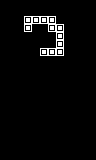

A level layout from a 2D game, rendered from its tile map. Below: a short description, then the map file with tile-grid data replaced by summaries:
An orthogonal 12x20 tile map with 8x8 px tiles, 1 tile layer (main).

<map version="1.0" orientation="orthogonal" renderorder="right-down" width="12" height="20" tilewidth="8" tileheight="8" nextobjectid="1">
 <properties>
  <property name="type" type="int" value="1" />
 </properties>
 <tileset firstgid="1" name="tiles" tilewidth="8" tileheight="8" tilecount="24" columns="6">
  <image source="../../../images/tiles.png" width="48" height="32" />
 </tileset>
 <layer name="main" width="12" height="20">
  <properties>
   <property name="type" type="int" value="0" />
  </properties>
  <data>[240 cells, 12 non-empty, 1 distinct tile ids]</data>
 </layer>
</map>
